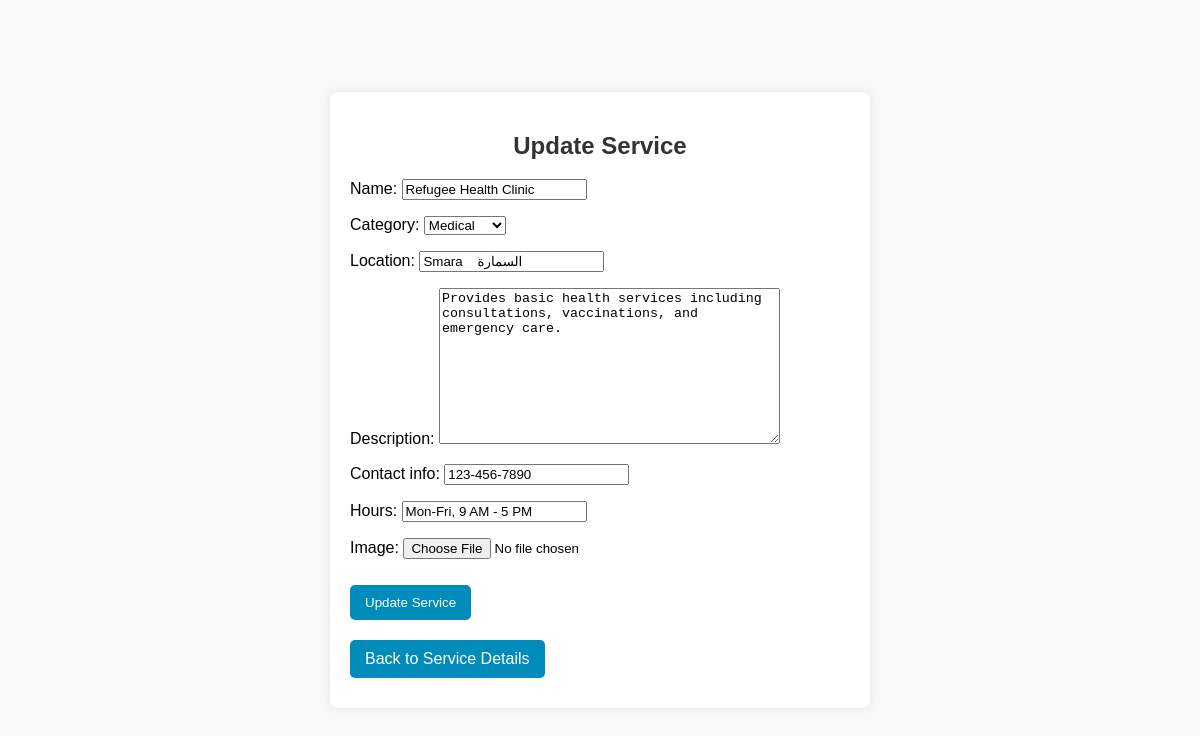
The app's page /services/services/service/1/edit/ (signed in) with its own data.
### services/models.py (models this page shows, shortened)
class Service(models.Model):
    CATEGORY_CHOICES = [
        ('medical', 'Medical'),
        ('medical_ar', 'طبي'),
        ('food', 'Food'),
        ('food_ar', 'طعام'),
        ('education', 'Education'),
        ('education_ar', 'تعليم'),
        ('other', 'Other'),
        ('other_ar', 'آخر'),
    ]
    name = models.CharField(max_length=100)
    category = models.CharField(max_length=20, choices=CATEGORY_CHOICES)
    location = models.CharField(max_length=100)
    description = models.TextField()
    contact_info = models.CharField(max_length=100)
    hours = models.CharField(max_length=100)
    image = models.ImageField(upload_to='images/', blank=True, null=True)

### services/views.py (the view, shortened to what this page needs)
# urls.py: path('services/service/<int:pk>/edit/', ServiceUpdateView.as_view(), name='edit_service'),
class ServiceUpdateView(LoginRequiredMixin, UserPassesTestMixin, UpdateView):
    model = Service
    form_class = ServiceForm
    template_name = 'services/service_update.html'
    success_url = reverse_lazy('service_list')
    def test_func(self):
        return self.request.user.is_staff

### services/forms.py
class ServiceForm(forms.ModelForm):
    class Meta:
        model = Service
        fields = ['name', 'category', 'location', 'description', 'contact_info', 'hours', 'image']

### services/templates/services/service_update.html (shortened to what this page needs)
<!DOCTYPE html>
<html lang="en">
<head>
    {% load static %}
    <link rel="stylesheet" type="text/css" href="{% static 'services/serviceupdate.css' %}">
</head>
<body>
    <div class="container">
        <h2>Update Service</h2>
        <form method="POST" enctype="multipart/form-data">
            {{ form.as_p }}
            <button type="submit" class="button">Update Service</button>
        </form>
        <a href="{% url 'service_detail' service.id %}" class="button">Back to Service Details</a>
    </div>
</body>
</html>

### services/static/services/serviceupdate.css (style rules this page uses)
body { font-family: Arial, sans-serif; background-color: #f9f9f9; margin: 0; padding: 0; display: flex; justify-content: center; align-items: center; height: 100vh; }
.container { width: 90%; max-width: 500px; padding: 20px; background-color: #fff; border-radius: 8px; box-shadow: 0 0 10px rgba(0, 0, 0, 0.1); }
h2 { text-align: center; color: #333; }
button { background-color: #4CAF50; color: white; border: none; padding: 10px; margin: 10px 0; cursor: pointer; border-radius: 5px; transition: background-color 0.3s; }
.button { background-color: #008CBA; color: white; padding: 10px 15px; text-decoration: none; border-radius: 5px; cursor: pointer; text-align: center; display: inline-block; margin: 10px 0; transition: background-color 0.3s; }

### records on screen
Service: name "Refugee Health Clinic", category "Medical", location "Smara السمارة", description "Provides basic health services including consultations, vaccinations, and emergency care.", contact_info "123-456-7890", hours "Mon-Fri, 9 AM - 5 PM"
